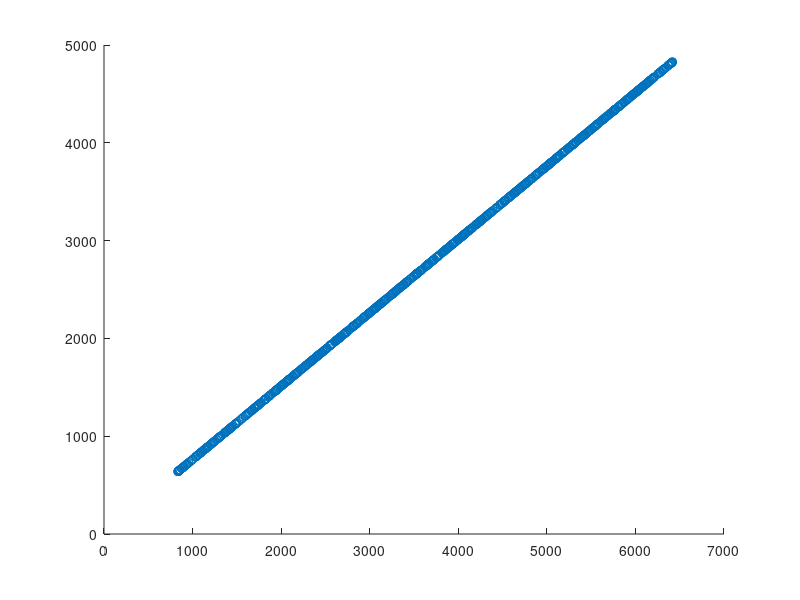

Here is the MATLAB script that generated this plot: (Note: this script raises an error after producing the figure.)
clear; close all;

% Signal specification
p1_limit = [1000 8000];
p2_limit = [30 40];
N = 1000;

% Generation
p1 = unifrnd(p1_limit(1), p1_limit(2), 1, N);
p2 = unifrnd(p2_limit(1), p2_limit(2), 1, N);

% Plot original signal
scatter(p1, p2);

% Mixing
source = [p1;p2];
A = [0.8 0.6;
     0.6 0.8];
mixed = A * source;

% Plot mixed
scatter(mixed(1,:), mixed(2,:));

% PCA
[processed_source, W, E] = PCA2(mixed);

% Plot transformed
scatter(processed_source(1,:), processed_source(2,:));
hold on;
plotv(W,'-');

